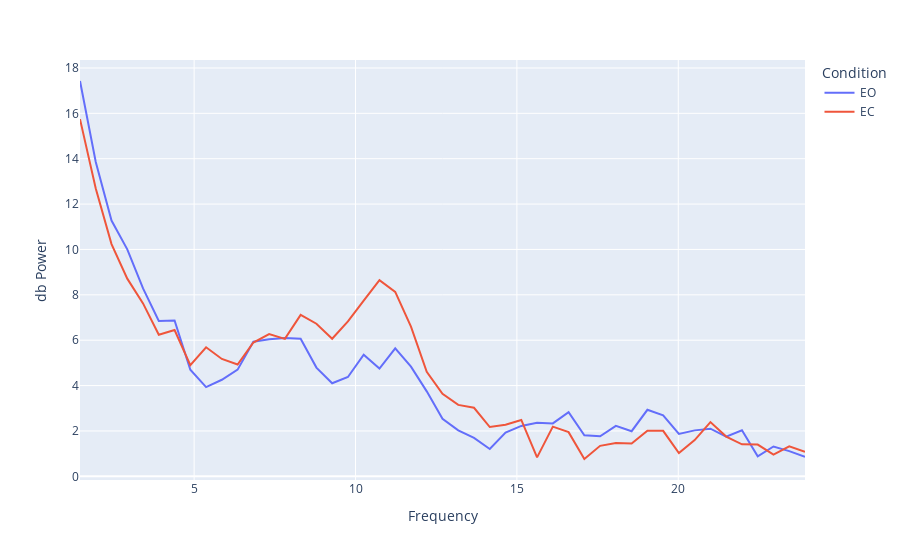

Write notebook code for a chart like this one.
### Markdown cell above
### Plausibility Check (Berger Effect)

### Code cell
# Compare Alpha power in eyes open rest (EO) vs. eyes closed rest (EC) in occipital electrodes (O1 & O2)
def get_psd(eeg_df, condition, elecs):
    # Subset the data
    subset = eeg_df[eeg_df['Condition']==condition].loc[:,elecs]
    # Extract PSD
    psds, freqs = mne.time_frequency.psd_array_welch(np.array(subset).transpose(), sfreq=125, n_per_seg=375, n_overlap=250, fmin=1, fmax=24, verbose='WARNING')
    # Average over electrodes
    psds = psds.mean(0)
    # Normalize power spectrum
    psds = 10 * np.log10(psds)  # convert to dB
    
    # Turn into DF & Return
    return pd.DataFrame({'Frequency':freqs, 'Power':psds, 'Condition':condition})
    
psd_eo = get_psd(eeg, 'EO', ['O1', 'O2'])
psd_ec = get_psd(eeg, 'EC', ['O1', 'O2'])

fig = px.line(pd.concat([psd_eo, psd_ec]), x='Frequency', y='Power', color='Condition',
              labels={'Power':'db Power'})
fig.show()

### Figure 1 — Plotly figure (JSON) as saved in the notebook; plotly's stock layout.template omitted (floating-point values rounded to 4 significant figures)
{"data": [{"hovertemplate": "Condition=EO<br>Frequency=%{x}<br>db Power=%{y}<extra></extra>", "legendgroup": "EO", "line": {"color": "#636efa", "dash": "solid"}, "marker": {"symbol": "circle"}, "mode": "lines", "name": "EO", "orientation": "v", "showlegend": true, "type": "scatter", "x": [1.465, 1.953, 2.441, 2.93, 3.418, 3.906, 4.395, 4.883, 5.371, 5.859, 6.348, 6.836, 7.324, 7.812, 8.301, 8.789, 9.277, 9.766, 10.25, 10.74, 11.23, 11.72, 12.21, 12.7, 13.18, 13.67, 14.16, 14.65, 15.14, 15.62, 16.11, 16.6, 17.09, 17.58, 18.07, 18.55, 19.04, 19.53, 20.02, 20.51, 21.0, 21.48, 21.97, 22.46, 22.95, 23.44, 23.93], "xaxis": "x", "y": [17.43, 13.86, 11.27, 10.0, 8.283, 6.847, 6.867, 4.697, 3.931, 4.257, 4.703, 5.936, 6.04, 6.094, 6.062, 4.792, 4.103, 4.376, 5.36, 4.748, 5.641, 4.834, 3.745, 2.533, 2.023, 1.69, 1.206, 1.931, 2.221, 2.362, 2.332, 2.823, 1.806, 1.764, 2.226, 1.989, 2.932, 2.688, 1.87, 2.025, 2.099, 1.744, 2.032, 0.8784, 1.314, 1.109, 0.8597], "yaxis": "y"}, {"hovertemplate": "Condition=EC<br>Frequency=%{x}<br>db Power=%{y}<extra></extra>", "legendgroup": "EC", "line": {"color": "#EF553B", "dash": "solid"}, "marker": {"symbol": "circle"}, "mode": "lines", "name": "EC", "orientation": "v", "showlegend": true, "type": "scatter", "x": [1.465, 1.953, 2.441, 2.93, 3.418, 3.906, 4.395, 4.883, 5.371, 5.859, 6.348, 6.836, 7.324, 7.812, 8.301, 8.789, 9.277, 9.766, 10.25, 10.74, 11.23, 11.72, 12.21, 12.7, 13.18, 13.67, 14.16, 14.65, 15.14, 15.62, 16.11, 16.6, 17.09, 17.58, 18.07, 18.55, 19.04, 19.53, 20.02, 20.51, 21.0, 21.48, 21.97, 22.46, 22.95, 23.44, 23.93], "xaxis": "x", "y": [15.75, 12.69, 10.24, 8.713, 7.622, 6.243, 6.45, 4.902, 5.69, 5.174, 4.93, 5.899, 6.273, 6.059, 7.118, 6.727, 6.062, 6.827, 7.747, 8.642, 8.132, 6.599, 4.604, 3.639, 3.148, 3.021, 2.172, 2.274, 2.486, 0.8365, 2.19, 1.947, 0.7633, 1.343, 1.472, 1.447, 2.011, 2.006, 1.023, 1.598, 2.391, 1.753, 1.409, 1.4, 0.9589, 1.321, 1.077], "yaxis": "y"}], "layout": {"legend": {"title": {"text": "Condition"}, "tracegroupgap": 0}, "margin": {"t": 60}, "xaxis": {"anchor": "y", "domain": [0, 1], "title": {"text": "Frequency"}}, "yaxis": {"anchor": "x", "domain": [0, 1], "title": {"text": "db Power"}}}}
